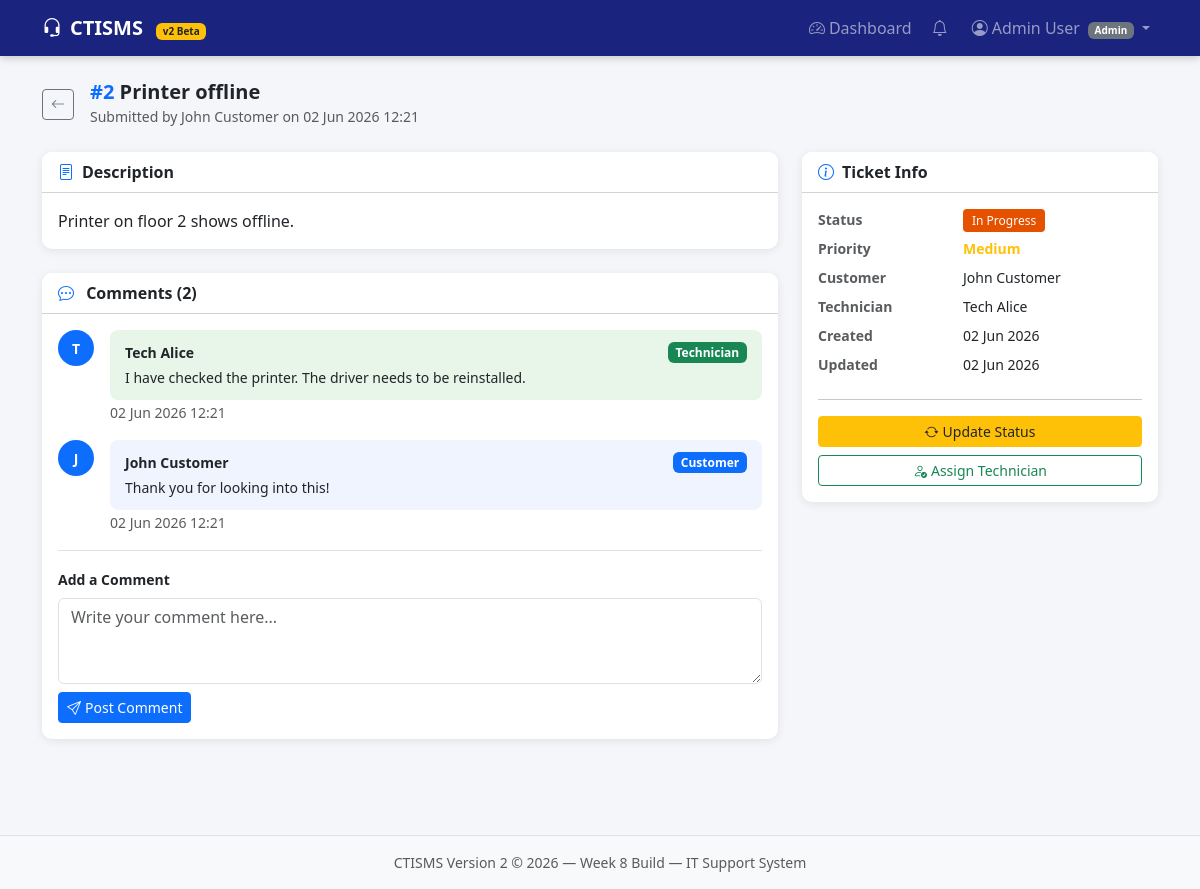
/view_ticket.php?id=2 (signed in), run on the app's committed database.
### tables this page shows
CREATE TABLE `tickets` (
  `id`            INT          NOT NULL AUTO_INCREMENT,
  `title`         VARCHAR(255) NOT NULL,
  `description`   TEXT         NOT NULL,
  `status`        ENUM('Open','In Progress','Awaiting Parts','Completed','Closed')
                  NOT NULL DEFAULT 'Open',
  `priority`      ENUM('Low','Medium','High') NOT NULL DEFAULT 'Medium',
  `customer_id`   INT          NOT NULL,
  `technician_id` INT          DEFAULT NULL,
  `created_at`    DATETIME     NOT NULL DEFAULT CURRENT_TIMESTAMP,
  `updated_at`    DATETIME     NOT NULL DEFAULT CURRENT_TIMESTAMP ON UPDATE CURRENT_TIMESTAMP,
  PRIMARY KEY (`id`),
  KEY `customer_id`   (`customer_id`),
  KEY `technician_id` (`technician_id`)
);

CREATE TABLE `users` (
  `id`         INT          NOT NULL AUTO_INCREMENT,
  `name`       VARCHAR(100) NOT NULL,
  `email`      VARCHAR(150) NOT NULL,
  `password`   VARCHAR(255) NOT NULL,
  `role`       ENUM('customer','technician','admin') NOT NULL DEFAULT 'customer',
  `created_at` DATETIME     NOT NULL DEFAULT CURRENT_TIMESTAMP,
  PRIMARY KEY (`id`),
  UNIQUE KEY `email` (`email`)
);

CREATE TABLE `comments` (
  `id`         INT      NOT NULL AUTO_INCREMENT,
  `ticket_id`  INT      NOT NULL,
  `user_id`    INT      NOT NULL,
  `message`    TEXT     NOT NULL,
  `created_at` DATETIME NOT NULL DEFAULT CURRENT_TIMESTAMP,
  PRIMARY KEY (`id`),
  KEY `ticket_id` (`ticket_id`)
);

### includes/auth.php (called while the page is built, shortened)
<?php
function userRole(): string {
    return $_SESSION['user_role'] ?? '';
}
function dashboardUrl(): string {
    return match(userRole()) {
        'admin'      => '/ctisms_v2/admin_dashboard.php',
        'technician' => '/ctisms_v2/technician_dashboard.php',
        default      => '/ctisms_v2/customer_dashboard.php',
    };
}
function e(mixed $v): string {
    return htmlspecialchars((string)($v ?? ''), ENT_QUOTES, 'UTF-8');
}

### view_ticket.php (the view, shortened to what this page needs)
<?php
require_once 'includes/auth.php';
$db = getDB();
$id = (int)($_GET['id'] ?? 0);
$stmt = $db->prepare("
    SELECT t.*, c.name AS customer_name, c.id AS cust_id,
           u.name AS tech_name
    FROM tickets t
    JOIN users c ON c.id = t.customer_id
    LEFT JOIN users u ON u.id = t.technician_id
    WHERE t.id = ?
");
$stmt->execute([$id]);
$ticket = $stmt->fetch();
$cmts = $db->prepare("
    SELECT c.*, u.name AS author, u.role AS author_role
    FROM comments c
    JOIN users u ON u.id = c.user_id
    WHERE c.ticket_id = ?
    ORDER BY c.created_at ASC
");
$cmts->execute([$id]);
$comments = $cmts->fetchAll();
function sBadge(string $s): string {
    $map = ['Open'=>'badge-open','In Progress'=>'badge-inprog',
            'Awaiting Parts'=>'badge-awaiting','Completed'=>'badge-completed','Closed'=>'badge-closed'];
    return '<span class="'.($map[$s]??'badge-open').'">'.htmlspecialchars($s).'</span>';
}
$backUrl = dashboardUrl();
include 'includes/header.php';
?>
<div class="d-flex align-items-center mb-4 gap-3">
    <a href="<?= $backUrl ?>" class="btn btn-sm btn-outline-secondary">
        <i class="bi bi-arrow-left"></i>
    </a>
    <div>
        <h5 class="mb-0 fw-bold">
            <span class="text-primary">#<?= $id ?></span> <?= e($ticket['title']) ?>
        </h5>
        <small class="text-muted">
            Submitted by <?= e($ticket['customer_name']) ?>
            on <?= date('d M Y H:i', strtotime($ticket['created_at'])) ?>
        </small>
    </div>
</div>
<div class="row g-4">
    <div class="col-lg-8">
        <div class="card mb-4">
            <div class="card-header bg-white fw-semibold">
                <i class="bi bi-file-text me-2 text-primary"></i>Description
            </div>
            <div class="card-body">
                <p class="mb-0" style="white-space:pre-wrap"><?= e($ticket['description']) ?></p>
            </div>
        </div>
        <div class="card mb-4">
            <div class="card-header bg-white fw-semibold">
                <i class="bi bi-chat-dots me-2 text-primary"></i>
                Comments (<?= count($comments) ?>)
            </div>
            <div class="card-body">
                <?php foreach ($comments as $c): ?>
                <div class="d-flex gap-3 mb-3">
                    <div class="rounded-circle bg-primary text-white d-flex align-items-center
                                justify-content-center flex-shrink-0 fw-bold"
                         style="width:36px;height:36px;font-size:14px">
                        <?= strtoupper(substr($c['author'], 0, 1)) ?>
                    </div>
                    <div class="flex-grow-1">
                        <div class="comment-bubble <?= $c['author_role'] !== 'customer' ? 'staff' : '' ?>">
                            <div class="d-flex justify-content-between align-items-center mb-1">
                                <strong class="small"><?= e($c['author']) ?></strong>
                                <span class="badge bg-<?= $c['author_role']==='customer'?'primary':'success' ?> small">
                                    <?= ucfirst($c['author_role']) ?>
                                </span>
                            </div>
                            <p class="mb-0 small" style="white-space:pre-wrap"><?= e($c['message']) ?></p>
                        </div>
                        <small class="text-muted">
                            <?= date('d M Y H:i', strtotime($c['created_at'])) ?>
                        </small>
                    </div>
                </div>
                <?php endforeach; ?>
                <?php if ($ticket['status'] !== 'Closed'): ?>
                <form method="POST" class="mt-3 pt-3 border-top">
                    <label class="form-label fw-semibold small">Add a Comment</label>
                    <textarea name="message" class="form-control mb-2" rows="3"
                              placeholder="Write your comment here..." required></textarea>
                    <button type="submit" name="add_comment" class="btn btn-primary btn-sm">
                        <i class="bi bi-send me-1"></i>Post Comment
                    </button>
                </form>
                <?php endif; ?>
            </div>
        </div>
    </div>
    <div class="col-lg-4">
        <div class="card mb-3">
            <div class="card-header bg-white fw-semibold">
                <i class="bi bi-info-circle me-2 text-primary"></i>Ticket Info
            </div>
            <div class="card-body">
                <dl class="row small mb-0">
                    <dt class="col-5 text-muted">Status</dt>
                    <dd class="col-7"><?= sBadge($ticket['status']) ?></dd>
                    <dt class="col-5 text-muted">Priority</dt>
                    <dd class="col-7">
                        <?php
                        $pc = ['High'=>'text-danger fw-bold','Medium'=>'text-warning fw-bold',
                               'Low'=>'text-success fw-bold'];
                        echo '<span class="'.($pc[$ticket['priority']]??'').'">'
                             . e($ticket['priority']) . '</span>';
                        ?>
                    </dd>
                    <dt class="col-5 text-muted">Customer</dt>
                    <dd class="col-7"><?= e($ticket['customer_name']) ?></dd>
                    <dt class="col-5 text-muted">Technician</dt>
                    <dd class="col-7">
                        <?= $ticket['tech_name']
                            ? e($ticket['tech_name'])
                            : '<em class="text-muted">Unassigned</em>' ?>
                    </dd>
                    <dt class="col-5 text-muted">Created</dt>
                    <dd class="col-7"><?= date('d M Y', strtotime($ticket['created_at'])) ?></dd>
                    <dt class="col-5 text-muted">Updated</dt>
                    <dd class="col-7"><?= date('d M Y', strtotime($ticket['updated_at'])) ?></dd>
                </dl>
                <?php if (in_array(userRole(), ['technician', 'admin'])
                          && $ticket['status'] !== 'Closed'): ?>
                <hr>
                <a href="/ctisms_v2/update_status.php?id=<?= $id ?>"
                   class="btn btn-warning text-dark btn-sm w-100 mb-2">
                    <i class="bi bi-arrow-repeat me-1"></i>Update Status
                </a>
                <?php endif; ?>
                <?php if (userRole() === 'admin'): ?>
                <a href="/ctisms_v2/assign_ticket.php?id=<?= $id ?>"
                   class="btn btn-outline-success btn-sm w-100">
                    <i class="bi bi-person-check me-1"></i>Assign Technician
                </a>
                <?php endif; ?>
            </div>
        </div>
    </div>
</div>
<?php include 'includes/footer.php'; ?>

### assets/css/style.css (style rules this page uses)
body { background:#f4f6f9; font-family:'Segoe UI',Arial,sans-serif; }
.card { border:none; border-radius:10px; box-shadow:0 2px 10px rgba(0,0,0,0.08); }
.card-header { border-radius:10px 10px 0 0 !important; font-weight:600; }
.badge-inprog { background:#e65100; color:#fff; padding:3px 9px; border-radius:4px; font-size:12px; }
.comment-bubble { background:#f0f4ff; border-radius:8px; padding:12px 15px; }
.comment-bubble.staff { background:#e8f5e9; }

### data on the page
tickets: title "Printer offline", users.name "John Customer", created_at "02 Jun 2026 12:21", description "Printer on floor 2 shows offline.", status "In Progress", priority "Medium", users.name "Tech Alice", created_at "02 Jun 2026", updated_at "02 Jun 2026"
comments: user.name "T", user.name "Tech Alice", user.role "Technician", message "I have checked the printer. The driver needs to be reinstalled.", created_at "02 Jun 2026 12:21"
comments: user.name "J", user.name "John Customer", user.role "Customer", message "Thank you for looking into this!", created_at "02 Jun 2026 12:21"

### other printed values
userName() "Admin User"
userRole() "Admin"
$id "2"
count($comments) "2"
